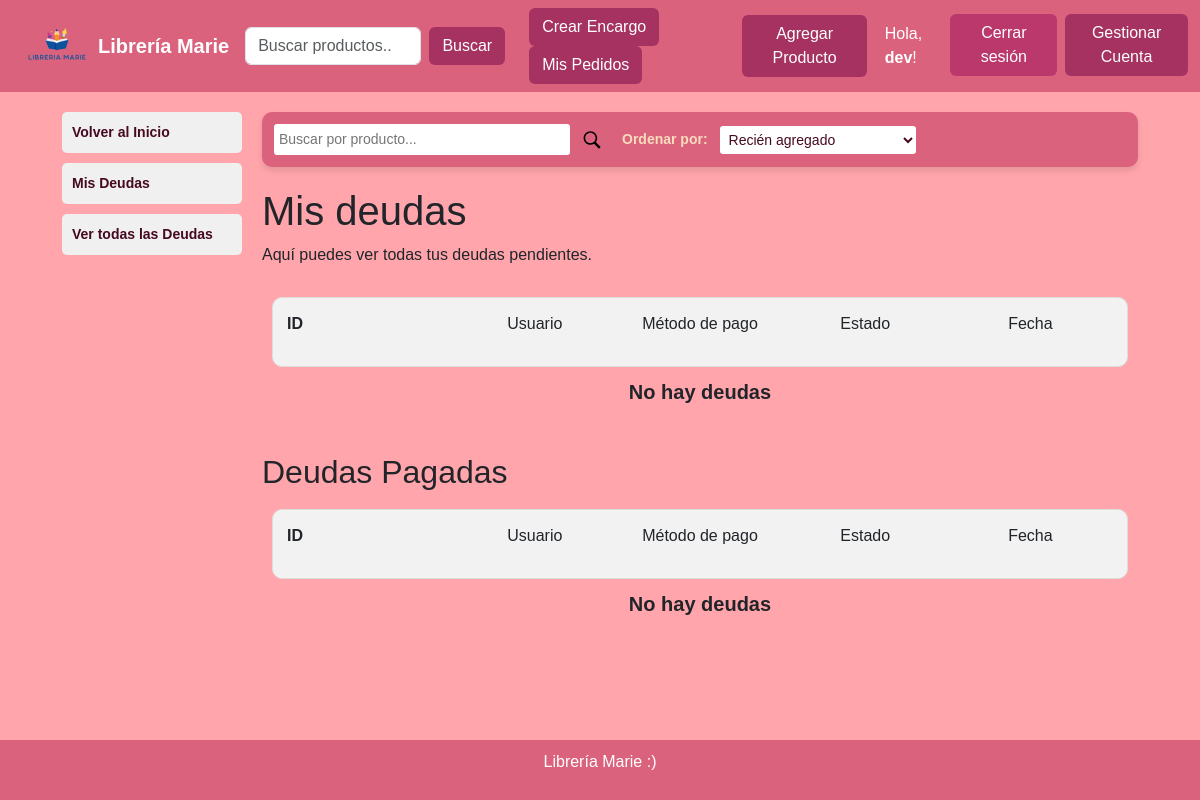
The app's page /deudas/ (signed in), older data.
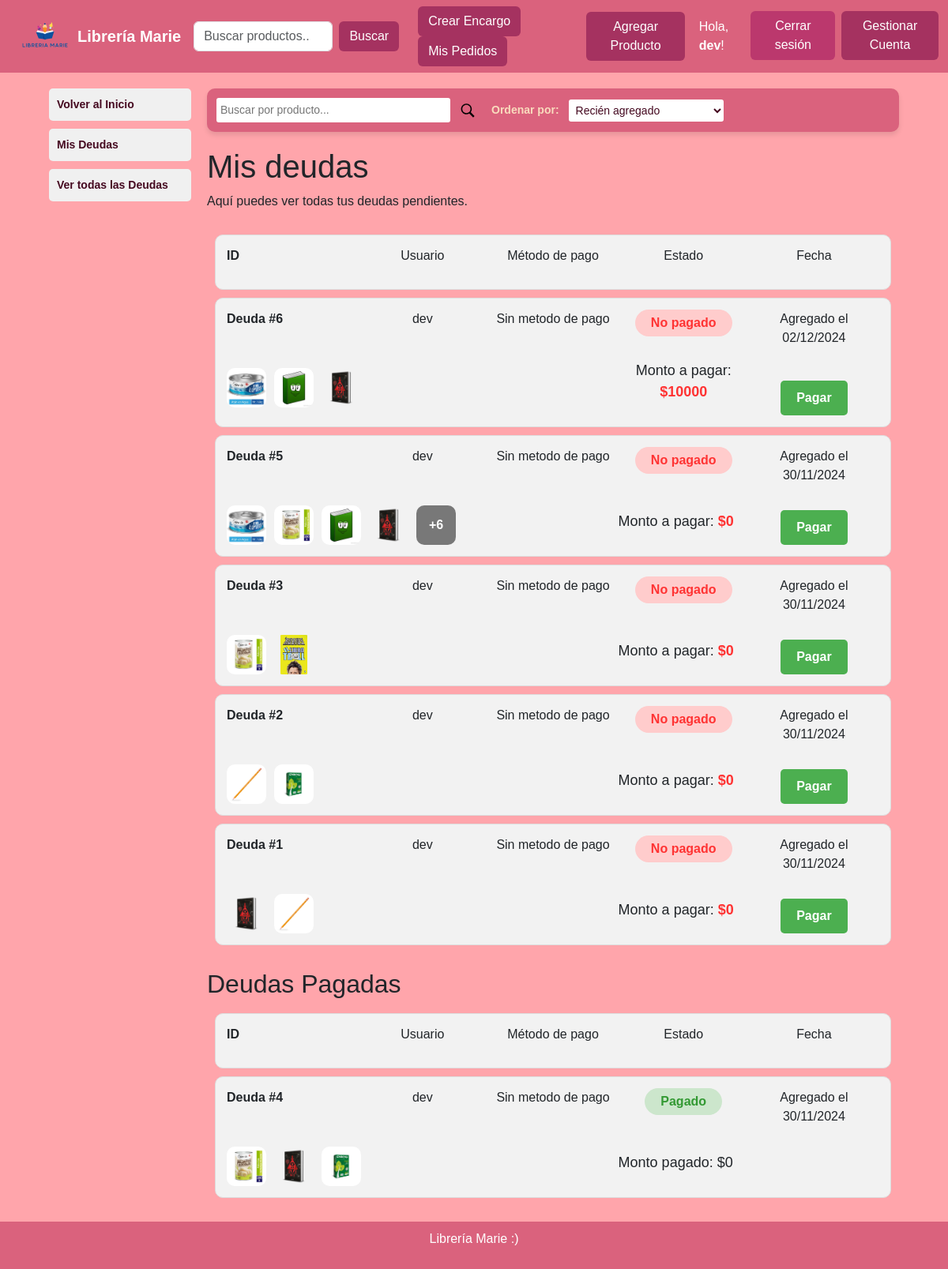
The same page, newer data.
### marieweb/models.py (models this page shows, shortened)
class Deuda(models.Model):
    usuario = models.ForeignKey(User, on_delete=models.CASCADE, default=None, blank=False, null=False, related_name='deudas')
    productos = models.ManyToManyField(Producto)
    cantidad_productos = models.JSONField(default=dict)
    monto_total = models.IntegerField(default=0)
    fecha = models.DateTimeField(auto_now_add=True)
    fecha_limite = models.DateTimeField(blank=True, null=True)
    pagado = models.BooleanField(default=False)
    fechaPago = models.DateTimeField(blank=True, null=True)
    metodo_pago = models.CharField(max_length=100, blank=True, null=True)

class Producto(models.Model):
    categoria = models.ForeignKey(Categoria, on_delete=models.CASCADE)
    nombre = models.CharField(max_length=100)
    descripcion = models.TextField(blank=True, null=True)
    precio = models.IntegerField()
    stock = models.PositiveIntegerField()
    imagen = models.ImageField(upload_to='productos/', blank=True, null=True)
    enabled = models.BooleanField(default=True)

### marieweb/views.py (the view)
# urls.py: path('deudas/', views.deudas, name='deudas'),
def deudas(request):
    ruta = request.path.split('/')
    if not request.user.is_authenticated:
        return redirect('inicio')
    if ruta[2] == 'admin':
        if not request.user.is_staff:
            return redirect('deudas')
    busqueda = request.GET.get('q', '')
    ordenarPor = request.GET.get('ordenarPor', 'fecha-agregado')
    if ruta[2] == 'admin':
        deudas = Deuda.objects.all()
    else:
        deudas = request.user.deudas.all()
    if busqueda != '':
        if ruta[2] == 'admin':
            deudas = deudas.filter(usuario__username__icontains=busqueda)
        else:
            deudas = deudas.filter(productos__nombre__icontains=busqueda)
    if ordenarPor == 'fecha-agregado':
        deudas = deudas.order_by('-fecha')
    elif ordenarPor == 'fecha-antiguo':
        deudas = deudas.order_by('fecha')
    elif ordenarPor == 'monto-mayor':
        deudas = deudas.order_by('-monto_total')
    elif ordenarPor == 'monto-menor':
        deudas = deudas.order_by('monto_total')
    if ruta[2] == 'admin':
        titulo = 'Deudas de los usuarios'
        descripcion = 'Aquí puedes ver todas las deudas de los usuarios.'
    else:
        titulo = 'Mis deudas'
        descripcion = 'Aquí puedes ver todas tus deudas pendientes.'
    return render(request, 'deudas.html', {
        'username': request.user.username,
        'is_admin': request.user.is_staff,
        'mostrarAdmin': ruta[2] == 'admin',
        'mostrar_filtro': True,
        'deudas': deudas,
        'busqueda': busqueda,
        'ordenarPor': ordenarPor,
        'titulo': titulo,
        'descripcion': descripcion
    })

### marieweb/templates/deudas.html (shortened to what this page needs)
{% extends 'base.html' %}
{% load static %}
{% block head %}
    <link rel="stylesheet" href="{% static '/css/deudas.css' %}">
{% endblock head%}
{% block content %}
<header>
    {% include 'components/navbar.html' %}
</header>
<div class="container">
    <div class="sidebar">
        <div class="sidebar-items">
            <a href="{% url 'inicio' %}">
                <div class="sidebar-item">Volver al Inicio</div>
            </a>
            <a href="{% url 'deudas' %}">
                <div class="sidebar-item">Mis Deudas</div>
            </a>
            {% if is_admin %}
            <a href="{% url 'deudas_admin' %}">
                <div class="sidebar-item">Ver todas las Deudas</div>
            </a>
            {% endif %}
        </div>
    </div>
    <main class="content-deudas">
        {% if mostrar_filtro %}
        <form method="get" class="sort-section">
            <input type="text" name="q" value="{{ busqueda|default:'' }}" placeholder="{% if mostrarAdmin %}Buscar por nombre de usuario...{% else %}Buscar por producto...{% endif %}">
            <button type="submit" class="btn_buscar-deudas">
            </button>
            <label for="ordenarPor">Ordenar por:</label>
            <select id="ordenarPor" name="ordenarPor" onchange="this.form.submit()">
                <option value="fecha-agregado" {% if ordenarPor == 'fecha-agregado' %}selected{% endif %}>Recién agregado</option>
            </select>
        </form>
        {% endif %}
        <h1>{{ titulo }}</h1>
        <p style="margin-bottom: 20px;">{{ descripcion }}</p>
        {% if deuda %}
            {% include 'components/deuda-view.html' %}
        {% else %}
            {% include 'components/deudas-grid.html' with pagado=False%}
            <h2 style="margin-top: 20px;">Deudas Pagadas</h2>
            {% include 'components/deudas-grid.html' with pagado=True%}
        {% endif %}
    </main>
</div>
{% endblock content %}

### marieweb/templates/components/deudas-grid.html (shortened to what this page needs)
<section class="grid-deudas">
    <div class="deuda-card">
        <p style="grid-area: id; font-weight: bold; font-size: 16px; justify-self: left;">ID</p>
        <p style="grid-area: usuario;">Usuario</p>
        <p style="grid-area: metodo-pago;">Método de pago</p>
        <p style="grid-area: etiqueta;">Estado</p>
        <p style="grid-area: fecha;">Fecha</p>
    </div>
    {% if deudas|length == 0 %}
    <p style="grid-column: 1 / -1; text-align: center; font-size: 20px; font-weight: bold;">No hay deudas</p>
    {% endif %}
    {% for deuda in deudas %}
    {% if pagado == deuda.pagado %}
    <div class="deuda-card">
        <p style="grid-area: id; font-weight: bold; font-size: 16px; justify-self: left;">Deuda #{{ deuda.pk }}</p>
        <p style="grid-area: usuario;">{{ deuda.usuario.username }}</p>
        <p style="grid-area: metodo-pago;">{% if deuda.metodo_pago %}{{ deuda.metodo_pago }}{% else %}Sin metodo de pago{% endif %}</p>
        {% if deuda.pagado %}
        <div class="etiqueta etiqueta-pagado">
            <label>Pagado</label>
        </div>
        {% else %}
        <div class="etiqueta etiqueta-nopagado">
            <label>No pagado</label>
        </div>
        {% endif %}
        <p style="grid-area: fecha;">Agregado el {{ deuda.fecha|date:"d/m/Y" }}</p>
        <div class="imagenes">
            {% for producto in deuda.productos.all|slice:":4" %}
            <img src="{{ producto.imagen.url }}" alt="{{ producto.nombre }}">
            {% endfor %}
            {% if deuda.productos.all|length > 4 %}
            <div class="masproductos">
                <label>+{{ deuda.productos.all|length|add:"-4" }}</label>
            </div>
            {% endif %}
        </div>
        {% if deuda.pagado %}
        <p class="monto">Monto pagado: <label>${{ deuda.monto_total }}</label></p>
        {% else %}
        <p class="monto">Monto a pagar: <label style="color: #ff3333; font-weight: bold;">${{ deuda.monto_total }}</label></p>
        <button onclick="location.href='ver/{{ deuda.pk }}'">Pagar</button>
        {% endif %}
    </div>
    {% endif %}
    {% endfor %}
</section>

Row changes from the older to the newer data that the page shows:
added Deuda: pk "6", usuario.username "dev", shows "Sin metodo de pago", pagado "No pagado", fecha "02/12/2024", monto_total "10000"
now on this page (row unchanged): Producto: imagen (picture)
now on this page (row unchanged): Producto: imagen (picture)
now on this page (row unchanged): Producto: imagen (picture)
added Deuda: pk "5", usuario.username "dev", shows "Sin metodo de pago", pagado "No pagado", fecha "30/11/2024", productos.all|length "6", monto_total "0"
now on this page (row unchanged): Producto: imagen (picture)
added Deuda: pk "3", usuario.username "dev", shows "Sin metodo de pago", pagado "No pagado", fecha "30/11/2024", monto_total "0"
now on this page (row unchanged): Producto: imagen (picture), shown under "3"
added Deuda: pk "2", usuario.username "dev", shows "Sin metodo de pago", pagado "No pagado", fecha "30/11/2024", monto_total "0"
now on this page (row unchanged): Producto: imagen (picture)
now on this page (row unchanged): Producto: imagen (picture)
added Deuda: pk "1", usuario.username "dev", shows "Sin metodo de pago", pagado "No pagado", fecha "30/11/2024", monto_total "0"
added Deuda: pk "4", usuario.username "dev", shows "Sin metodo de pago", pagado "Pagado", fecha "30/11/2024", monto_total "0"
Text that changed along with them:
text no longer shown: "No hay deudas No hay deudas"
